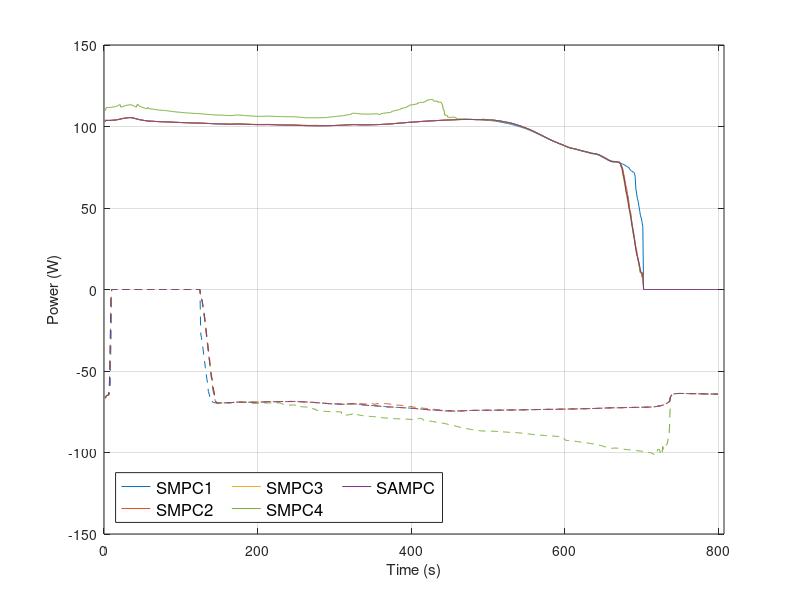

Write MATLAB code to recreate this figure. (Note: this script raises an error after producing the figure.)
%% Plot Discharge SOP within the power prediction interval 
clear all;
close all;
clc;




name = 'HwyCol';

data0 = load('SOP_HwyCol_1e6.mat');
data1 = load('SOP_HwyCol_1e7.mat');
data2 = load('SOP_HwyCol_1e8.mat');
data3 = load('SOP_HwyCol_1e9.mat');
data4 = load('SOP_HwyCol_adap.mat');

saveFig = 1;

flagPlot = 1;    % 0 -> Discharge      1 -> Charge


% tk=300; % discharge
% tk = 1080;


tk=600;  % charge  chosen


colors = {[0, 0.4470, 0.7410];...
    [0.8500, 0.3250, 0.0980];...
    [0.9290, 0.6940, 0.1250];...
    [0.4660, 0.6740, 0.1880];...
    [0.4940, 0.1840, 0.5560]};

figure()
% Discharge
plot(data0.P_MPC_Dis,'Color',colors{1});hold on;
plot(data1.P_MPC_Dis,'Color',colors{2});hold on;
plot(data2.P_MPC_Dis,'Color',colors{3});hold on;
plot(data3.P_MPC_Dis,'Color',colors{4});hold on;
plot(data4.P_MPC_Dis,'Color',colors{5});hold on;

plot(data0.P_MPC_Chg,'--','Color',colors{1});hold on;
plot(data1.P_MPC_Chg,'--','Color',colors{2});hold on;
plot(data2.P_MPC_Chg,'--','Color',colors{3});hold on;
plot(data3.P_MPC_Chg,'--','Color',colors{4});hold on;
plot(data4.P_MPC_Chg,'--','Color',colors{5});hold on;
legend('SMPC1','SMPC2','SMPC3','SMPC4','SAMPC',...
    'location','best','NumColumns',4,'FontSize',12,'Location','SouthWest')
grid on;
ylabel('Power (W)'); xlabel('Time (s)'); xlim([data1.time(1) data1.time(end)]);
thesisFormat;
if saveFig, saveas(gcf,sprintf('./figures/SOP_HwyCol'),'epsc'); end

if flagPlot==0

    tp = 1:10;
    figure()
    plot(tp,data1.I_MPC_Dis(1,2:end,tk),'-o','linewidth',2,'Color',colors{1});hold on;
    plot(tp,data1.I_MPC_Dis(1,2:end,tk),'-o','linewidth',2,'Color',colors{2});hold on;
    plot(tp,data2.I_MPC_Dis(1,2:end,tk),'-o','linewidth',2,'Color',colors{3});hold on;
    plot(tp,data3.I_MPC_Dis(1,2:end,tk),'-o','linewidth',2,'Color',colors{4});hold on;
    plot(tp,data4.I_MPC_Dis(1,2:end,tk),'-o','linewidth',2,'Color',colors{5});hold on;
    grid on;xlim([1 tp(end)]); 
    ylabel('Current (A)'); 
    xlabel(['Prediction interval'])
    set(get(gca,'XLabel'),'FontSize',15,'FontName','Times','FontWeight','normal');
    set(get(gca,'YLabel'),'FontSize',15,'FontName','Times','FontWeight','normal');
    set(gcf,'position',[400,400,226,196]);  
    paperSmallFormat;
    if saveFig, saveas(gcf,sprintf('./figures/SOP_DIS_%s_%d_I',name,tk),'epsc'); end



    figure()
    plot(tp,data1.V_MPC_Dis(1,2:end,tk),'-o','linewidth',2,'Color',colors{1});hold on;
    plot(tp,data1.V_MPC_Dis(1,2:end,tk),'-o','linewidth',2,'Color',colors{2});hold on;
    plot(tp,data2.V_MPC_Dis(1,2:end,tk),'-o','linewidth',2,'Color',colors{3});hold on;
    plot(tp,data3.V_MPC_Dis(1,2:end,tk),'-o','linewidth',2,'Color',colors{4});hold on;
    plot(tp,data4.V_MPC_Dis(1,2:end,tk),'-o','linewidth',2,'Color',colors{5});hold on;
    grid on;xlim([1 tp(end)]);ylabel('Voltage (V)')
    xlabel(['Prediction interval']); 
    set(get(gca,'XLabel'),'FontSize',15,'FontName','Times','FontWeight','normal');
    set(get(gca,'YLabel'),'FontSize',15,'FontName','Times','FontWeight','normal');
    set(gcf,'position',[400,400,226,196]);  
    paperSmallFormat;
    if saveFig, saveas(gcf,sprintf('./figures/SOP_DIS_%s_%d_V',name,tk),'epsc'); end

    figure()
    plot(tp,data0.X_MPC_Dis(4,2:end,tk),'-o','linewidth',2,'Color',colors{1});hold on;
    plot(tp,data1.X_MPC_Dis(4,2:end,tk),'-o','linewidth',2,'Color',colors{2});hold on;
    plot(tp,data2.X_MPC_Dis(4,2:end,tk),'-o','linewidth',2,'Color',colors{3});hold on;
    plot(tp,data3.X_MPC_Dis(4,2:end,tk),'-o','linewidth',2,'Color',colors{4});hold on;
    plot(tp,data4.X_MPC_Dis(4,2:end,tk),'-o','linewidth',2,'Color',colors{5});hold on;
    grid on;xlim([1 tp(end)]);ylabel('Temperature (\circC)')
    xlabel(['Prediction interval']); 
    set(get(gca,'XLabel'),'FontSize',15,'FontName','Times','FontWeight','normal');
    set(get(gca,'YLabel'),'FontSize',15,'FontName','Times','FontWeight','normal');
    set(gcf,'position',[400,400,226,196]);  
    paperSmallFormat;
    if saveFig, saveas(gcf,sprintf('./figures/SOP_DIS_%s_%d_Tc',name,tk),'epsc'); end



% 
    figure
    plot(tp,data0.X_MPC_Dis(1,2:end,tk),'-o','linewidth',2,'Color',colors{1});hold on;
    plot(tp,data1.X_MPC_Dis(1,2:end,tk),'-o','linewidth',2,'Color',colors{2});hold on;
    plot(tp,data2.X_MPC_Dis(1,2:end,tk),'-o','linewidth',2,'Color',colors{3});hold on;
    plot(tp,data3.X_MPC_Dis(1,2:end,tk),'-o','linewidth',2,'Color',colors{4});hold on;
    plot(tp,data4.X_MPC_Dis(1,2:end,tk),'-o','linewidth',2,'Color',colors{5});hold on;
    grid on;xlim([1 tp(end)]);ylabel('SOC (%)')
    xlabel(['Prediction interval']);
    set(get(gca,'XLabel'),'FontSize',15,'FontName','Times','FontWeight','normal');
    set(get(gca,'YLabel'),'FontSize',15,'FontName','Times','FontWeight','normal');
    set(gcf,'position',[400,400,226,196]);  
    paperSmallFormat;
    if saveFig, saveas(gcf,sprintf('./figures/SOP_DIS_%s_%d_SOC',name,tk),'epsc'); end

    figure()
    plot(tp,data0.V_MPC_Dis(1,2:end,tk).*data1.I_MPC_Dis(1,2:end,tk),'-o','linewidth',2,'Color',colors{1});hold on;
    plot(tp,data1.V_MPC_Dis(1,2:end,tk).*data1.I_MPC_Dis(1,2:end,tk),'-o','linewidth',2,'Color',colors{2});hold on;
    plot(tp,data2.V_MPC_Dis(1,2:end,tk).*data2.I_MPC_Dis(1,2:end,tk),'-o','linewidth',2,'Color',colors{3});hold on;
    plot(tp,data3.V_MPC_Dis(1,2:end,tk).*data3.I_MPC_Dis(1,2:end,tk),'-o','linewidth',2,'Color',colors{4});hold on;
    plot(tp,data4.V_MPC_Dis(1,2:end,tk).*data4.I_MPC_Dis(1,2:end,tk),'-o','linewidth',2,'Color',colors{5});
    grid on;xlim([1 tp(end)]);ylabel('Inst. Power (W)')
    xlabel(['Prediction interval',newline,'\bf (e)']); 
    set(gcf,'position',[400,400,226,196]); 
    paperSmallFormat;
    set(get(gca,'XLabel'),'FontSize',15,'FontName','Times','FontWeight','normal');
    set(get(gca,'YLabel'),'FontSize',15,'FontName','Times','FontWeight','normal');
    if saveFig, saveas(gcf,sprintf('./figures/SOP_DIS_%s_%d_I',name,tk),'epsc'); end

    figure()
    plot(tp,data4.Ru_MPC_Dis(tk,2:end),'-o','linewidth',2,'color',[0.4660, 0.6740, 0.1880]);hold on;
    grid on;xlim([1 tp(end)]);ylabel('{\it r_{adap}}')
    xlabel(['Prediction interval',newline,'\bf (f)']);
    set(gcf,'position',[400,400,226,196]);  
    paperSmallFormat;
    set(get(gca,'XLabel'),'FontSize',15,'FontName','Times','FontWeight','normal');
    set(get(gca,'YLabel'),'FontSize',15,'FontName','Times','FontWeight','normal');
    if saveFig, saveas(gcf,sprintf('./figures/SOP_DIS_%s_%d_Rwadap',name,tk),'epsc'); end

elseif flagPlot == 1


    tp = 1:10;
    figure()
    plot(tp,data1.I_MPC_Chg(1,2:end,tk),'-o','linewidth',2,'Color',colors{1});hold on;
    plot(tp,data1.I_MPC_Chg(1,2:end,tk),'-o','linewidth',2,'Color',colors{2});hold on;
    plot(tp,data2.I_MPC_Chg(1,2:end,tk),'-o','linewidth',2,'Color',colors{3});hold on;
    plot(tp,data3.I_MPC_Chg(1,2:end,tk),'-o','linewidth',2,'Color',colors{4});hold on;
    plot(tp,data4.I_MPC_Chg(1,2:end,tk),'-o','linewidth',2,'Color',colors{5});hold on;
    grid on;xlim([1 tp(end)]); 
    ylabel('Current (A)'); 
    xlabel(['Prediction interval'])
    set(get(gca,'XLabel'),'FontSize',15,'FontName','Times','FontWeight','normal');
    set(get(gca,'YLabel'),'FontSize',15,'FontName','Times','FontWeight','normal');
    set(gcf,'position',[400,400,226,196]);  
    paperSmallFormat;
    if saveFig, saveas(gcf,sprintf('./figures/SOP_CHG_%s_%d_I',name,tk),'epsc'); end



    figure()
    plot(tp,data1.V_MPC_Chg(1,2:end,tk),'-o','linewidth',2,'Color',colors{1});hold on;
    plot(tp,data1.V_MPC_Chg(1,2:end,tk),'-o','linewidth',2,'Color',colors{2});hold on;
    plot(tp,data2.V_MPC_Chg(1,2:end,tk),'-o','linewidth',2,'Color',colors{3});hold on;
    plot(tp,data3.V_MPC_Chg(1,2:end,tk),'-o','linewidth',2,'Color',colors{4});hold on;
    plot(tp,data4.V_MPC_Chg(1,2:end,tk),'-o','linewidth',2,'Color',colors{5});hold on;
    grid on;xlim([1 tp(end)]);ylabel('Voltage (V)')
    xlabel(['Prediction interval']); 
    set(get(gca,'XLabel'),'FontSize',15,'FontName','Times','FontWeight','normal');
    set(get(gca,'YLabel'),'FontSize',15,'FontName','Times','FontWeight','normal');
    set(gcf,'position',[400,400,226,196]);  
    paperSmallFormat;
    if saveFig, saveas(gcf,sprintf('./figures/SOP_CHG_%s_%d_V',name,tk),'epsc'); end

    figure()
    plot(tp,data0.X_MPC_Chg(4,2:end,tk),'-o','linewidth',2,'Color',colors{1});hold on;
    plot(tp,data1.X_MPC_Chg(4,2:end,tk),'-o','linewidth',2,'Color',colors{2});hold on;
    plot(tp,data2.X_MPC_Chg(4,2:end,tk),'-o','linewidth',2,'Color',colors{3});hold on;
    plot(tp,data3.X_MPC_Chg(4,2:end,tk),'-o','linewidth',2,'Color',colors{4});hold on;
    plot(tp,data4.X_MPC_Chg(4,2:end,tk),'-o','linewidth',2,'Color',colors{5});hold on;
    grid on;xlim([1 tp(end)]);ylabel('Temperature (\circC)')
    xlabel(['Prediction interval']); 
    set(get(gca,'XLabel'),'FontSize',15,'FontName','Times','FontWeight','normal');
    set(get(gca,'YLabel'),'FontSize',15,'FontName','Times','FontWeight','normal');
    set(gcf,'position',[400,400,226,196]);  
    paperSmallFormat;
    if saveFig, saveas(gcf,sprintf('./figures/SOP_CHG_%s_%d_Tc',name,tk),'epsc'); end



% 
    figure
    plot(tp,data0.X_MPC_Chg(1,2:end,tk),'-o','linewidth',2,'Color',colors{1});hold on;
    plot(tp,data1.X_MPC_Chg(1,2:end,tk),'-o','linewidth',2,'Color',colors{2});hold on;
    plot(tp,data2.X_MPC_Chg(1,2:end,tk),'-o','linewidth',2,'Color',colors{3});hold on;
    plot(tp,data3.X_MPC_Chg(1,2:end,tk),'-o','linewidth',2,'Color',colors{4});hold on;
    plot(tp,data4.X_MPC_Chg(1,2:end,tk),'-o','linewidth',2,'Color',colors{5});hold on;
    grid on;xlim([1 tp(end)]);ylabel('SOC (%)')
    xlabel(['Prediction interval']);
    set(get(gca,'XLabel'),'FontSize',15,'FontName','Times','FontWeight','normal');
    set(get(gca,'YLabel'),'FontSize',15,'FontName','Times','FontWeight','normal');
    set(gcf,'position',[400,400,226,196]);  
    paperSmallFormat;
    if saveFig, saveas(gcf,sprintf('./figures/SOP_CHG_%s_%d_SOC',name,tk),'epsc'); end

    figure()
    plot(tp,data0.V_MPC_Chg(1,2:end,tk).*data1.I_MPC_Chg(1,2:end,tk),'-o','linewidth',2,'Color',colors{1});hold on;
    plot(tp,data1.V_MPC_Chg(1,2:end,tk).*data1.I_MPC_Chg(1,2:end,tk),'-o','linewidth',2,'Color',colors{2});hold on;
    plot(tp,data2.V_MPC_Chg(1,2:end,tk).*data2.I_MPC_Chg(1,2:end,tk),'-o','linewidth',2,'Color',colors{3});hold on;
    plot(tp,data3.V_MPC_Chg(1,2:end,tk).*data3.I_MPC_Chg(1,2:end,tk),'-o','linewidth',2,'Color',colors{4});hold on;
    plot(tp,data4.V_MPC_Chg(1,2:end,tk).*data4.I_MPC_Chg(1,2:end,tk),'-o','linewidth',2,'Color',colors{5});
    grid on;xlim([1 tp(end)]);ylabel('Inst. Power (W)')
    xlabel(['Prediction interval']); 
    set(gcf,'position',[400,400,226,196]); 
    paperSmallFormat;
    set(get(gca,'XLabel'),'FontSize',15,'FontName','Times','FontWeight','normal');
    set(get(gca,'YLabel'),'FontSize',15,'FontName','Times','FontWeight','normal');
    if saveFig, saveas(gcf,sprintf('./figures/SOP_CHG_%s_%d_I',name,tk),'epsc'); end

    figure()
    plot(tp,data4.Ru_MPC_Chg(tk,2:end),'-o','linewidth',2,'color',[0.4660, 0.6740, 0.1880]);hold on;
    grid on;xlim([1 tp(end)]);ylabel('{\it r_{adap}}')
    xlabel(['Prediction interval']);
    set(gcf,'position',[400,400,226,196]);  
    paperSmallFormat;
    set(get(gca,'XLabel'),'FontSize',15,'FontName','Times','FontWeight','normal');
    set(get(gca,'YLabel'),'FontSize',15,'FontName','Times','FontWeight','normal');
    if saveFig, saveas(gcf,sprintf('./figures/SOP_CHG_%s_%d_Rwadap',name,tk),'epsc'); end


end

